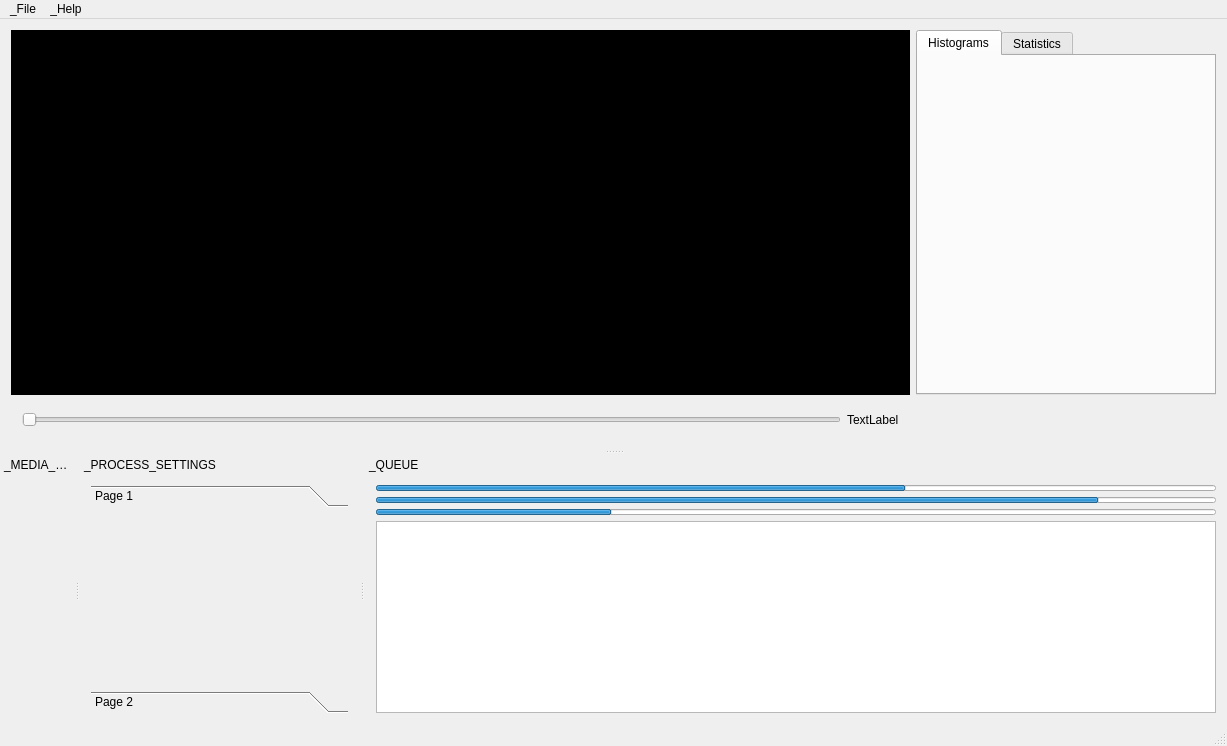
<?xml version="1.0" encoding="UTF-8"?>
<ui version="4.0">
 <class>MainWindow</class>
 <widget class="QMainWindow" name="MainWindow">
  <property name="geometry">
   <rect>
    <x>0</x>
    <y>0</y>
    <width>1227</width>
    <height>746</height>
   </rect>
  </property>
  <property name="windowTitle">
   <string>_OpenCine</string>
  </property>
  <widget class="QWidget" name="centralWidget">
   <layout class="QGridLayout" name="gridLayout_3">
    <item row="0" column="1">
     <widget class="QTabWidget" name="tabWidget">
      <property name="maximumSize">
       <size>
        <width>300</width>
        <height>16777215</height>
       </size>
      </property>
      <property name="currentIndex">
       <number>0</number>
      </property>
      <widget class="QWidget" name="tab_3">
       <attribute name="title">
        <string>Histograms</string>
       </attribute>
       <layout class="QGridLayout" name="gridLayout_5"/>
      </widget>
      <widget class="QWidget" name="tab_4">
       <attribute name="title">
        <string>Statistics</string>
       </attribute>
      </widget>
     </widget>
    </item>
    <item row="2" column="0" rowspan="2">
     <widget class="QFrame" name="horizontalFrame">
      <layout class="QHBoxLayout" name="horizontalLayout">
       <item>
        <widget class="QSlider" name="horizontalSlider">
         <property name="orientation">
          <enum>Qt::Horizontal</enum>
         </property>
        </widget>
       </item>
       <item>
        <widget class="QLabel" name="frameCount">
         <property name="text">
          <string>TextLabel</string>
         </property>
        </widget>
       </item>
      </layout>
     </widget>
    </item>
    <item row="0" column="0">
     <widget class="QGraphicsView" name="previewArea">
      <property name="styleSheet">
       <string notr="true">background-color: rgb(0, 0, 0);</string>
      </property>
      <property name="frameShape">
       <enum>QFrame::NoFrame</enum>
      </property>
      <property name="frameShadow">
       <enum>QFrame::Plain</enum>
      </property>
      <property name="lineWidth">
       <number>0</number>
      </property>
      <property name="verticalScrollBarPolicy">
       <enum>Qt::ScrollBarAlwaysOff</enum>
      </property>
      <property name="horizontalScrollBarPolicy">
       <enum>Qt::ScrollBarAlwaysOff</enum>
      </property>
      <property name="sizeAdjustPolicy">
       <enum>QAbstractScrollArea::AdjustIgnored</enum>
      </property>
     </widget>
    </item>
   </layout>
  </widget>
  <widget class="QMenuBar" name="menuBar">
   <property name="geometry">
    <rect>
     <x>0</x>
     <y>0</y>
     <width>1227</width>
     <height>20</height>
    </rect>
   </property>
   <widget class="QMenu" name="menuFile">
    <property name="title">
     <string>_File</string>
    </property>
    <addaction name="actionQuit"/>
   </widget>
   <widget class="QMenu" name="menuHelp">
    <property name="title">
     <string>_Help</string>
    </property>
    <addaction name="actionAbout"/>
   </widget>
   <addaction name="menuFile"/>
   <addaction name="menuHelp"/>
  </widget>
  <widget class="QStatusBar" name="statusBar"/>
  <widget class="QDockWidget" name="dockWidget_3">
   <property name="autoFillBackground">
    <bool>false</bool>
   </property>
   <property name="features">
    <set>QDockWidget::DockWidgetMovable</set>
   </property>
   <property name="allowedAreas">
    <set>Qt::BottomDockWidgetArea</set>
   </property>
   <property name="windowTitle">
    <string>_MEDIA_EXPLORER</string>
   </property>
   <attribute name="dockWidgetArea">
    <number>8</number>
   </attribute>
   <widget class="QWidget" name="dockWidgetContents_3">
    <layout class="QGridLayout" name="gridLayout_2">
     <property name="leftMargin">
      <number>6</number>
     </property>
     <property name="topMargin">
      <number>0</number>
     </property>
     <property name="rightMargin">
      <number>6</number>
     </property>
     <property name="bottomMargin">
      <number>0</number>
     </property>
     <property name="spacing">
      <number>0</number>
     </property>
     <item row="0" column="0">
      <widget class="MediaExplorer" name="widget" native="true"/>
     </item>
    </layout>
   </widget>
  </widget>
  <widget class="QDockWidget" name="dockWidget_2">
   <property name="features">
    <set>QDockWidget::DockWidgetMovable</set>
   </property>
   <property name="allowedAreas">
    <set>Qt::BottomDockWidgetArea</set>
   </property>
   <property name="windowTitle">
    <string>_PROCESS_SETTINGS</string>
   </property>
   <attribute name="dockWidgetArea">
    <number>8</number>
   </attribute>
   <widget class="QWidget" name="dockWidgetContents_2">
    <layout class="QGridLayout" name="gridLayout">
     <item row="0" column="0">
      <widget class="QToolBox" name="toolBox">
       <property name="currentIndex">
        <number>0</number>
       </property>
       <widget class="QWidget" name="page">
        <property name="geometry">
         <rect>
          <x>0</x>
          <y>0</y>
          <width>256</width>
          <height>170</height>
         </rect>
        </property>
        <attribute name="label">
         <string>Page 1</string>
        </attribute>
        <layout class="QGridLayout" name="gridLayout_6"/>
       </widget>
       <widget class="QWidget" name="page_2">
        <property name="geometry">
         <rect>
          <x>0</x>
          <y>0</y>
          <width>256</width>
          <height>170</height>
         </rect>
        </property>
        <attribute name="label">
         <string>Page 2</string>
        </attribute>
       </widget>
      </widget>
     </item>
    </layout>
   </widget>
  </widget>
  <widget class="QDockWidget" name="dockWidget_4">
   <property name="features">
    <set>QDockWidget::DockWidgetMovable</set>
   </property>
   <property name="allowedAreas">
    <set>Qt::BottomDockWidgetArea</set>
   </property>
   <property name="windowTitle">
    <string>_QUEUE</string>
   </property>
   <attribute name="dockWidgetArea">
    <number>8</number>
   </attribute>
   <widget class="QWidget" name="dockWidgetContents_10">
    <layout class="QGridLayout" name="gridLayout_4">
     <item row="3" column="1">
      <widget class="QListView" name="listView_2"/>
     </item>
     <item row="0" column="1">
      <widget class="QProgressBar" name="progressBar">
       <property name="sizePolicy">
        <sizepolicy hsizetype="Preferred" vsizetype="Fixed">
         <horstretch>0</horstretch>
         <verstretch>0</verstretch>
        </sizepolicy>
       </property>
       <property name="maximumSize">
        <size>
         <width>16777215</width>
         <height>6</height>
        </size>
       </property>
       <property name="value">
        <number>63</number>
       </property>
       <property name="alignment">
        <set>Qt::AlignCenter</set>
       </property>
       <property name="textVisible">
        <bool>false</bool>
       </property>
       <property name="orientation">
        <enum>Qt::Horizontal</enum>
       </property>
       <property name="invertedAppearance">
        <bool>false</bool>
       </property>
      </widget>
     </item>
     <item row="1" column="1">
      <widget class="QProgressBar" name="progressBar_2">
       <property name="sizePolicy">
        <sizepolicy hsizetype="Preferred" vsizetype="Fixed">
         <horstretch>0</horstretch>
         <verstretch>0</verstretch>
        </sizepolicy>
       </property>
       <property name="maximumSize">
        <size>
         <width>16777215</width>
         <height>6</height>
        </size>
       </property>
       <property name="value">
        <number>86</number>
       </property>
       <property name="alignment">
        <set>Qt::AlignCenter</set>
       </property>
       <property name="textVisible">
        <bool>false</bool>
       </property>
       <property name="orientation">
        <enum>Qt::Horizontal</enum>
       </property>
       <property name="invertedAppearance">
        <bool>false</bool>
       </property>
      </widget>
     </item>
     <item row="2" column="1">
      <widget class="QProgressBar" name="progressBar_3">
       <property name="sizePolicy">
        <sizepolicy hsizetype="Preferred" vsizetype="Fixed">
         <horstretch>0</horstretch>
         <verstretch>0</verstretch>
        </sizepolicy>
       </property>
       <property name="maximumSize">
        <size>
         <width>16777215</width>
         <height>6</height>
        </size>
       </property>
       <property name="value">
        <number>28</number>
       </property>
       <property name="alignment">
        <set>Qt::AlignCenter</set>
       </property>
       <property name="textVisible">
        <bool>false</bool>
       </property>
       <property name="orientation">
        <enum>Qt::Horizontal</enum>
       </property>
       <property name="invertedAppearance">
        <bool>false</bool>
       </property>
      </widget>
     </item>
    </layout>
   </widget>
  </widget>
  <action name="actionQuit">
   <property name="text">
    <string>_Quit</string>
   </property>
  </action>
  <action name="actionAbout">
   <property name="text">
    <string>_About</string>
   </property>
  </action>
 </widget>
 <layoutdefault spacing="6" margin="11"/>
 <customwidgets>
  <customwidget>
   <class>MediaExplorer</class>
   <extends>QWidget</extends>
   <header>MediaExplorer.h</header>
   <container>1</container>
  </customwidget>
 </customwidgets>
 <tabstops>
  <tabstop>previewArea</tabstop>
  <tabstop>horizontalSlider</tabstop>
  <tabstop>listView_2</tabstop>
  <tabstop>tabWidget</tabstop>
 </tabstops>
 <resources/>
 <connections/>
</ui>
